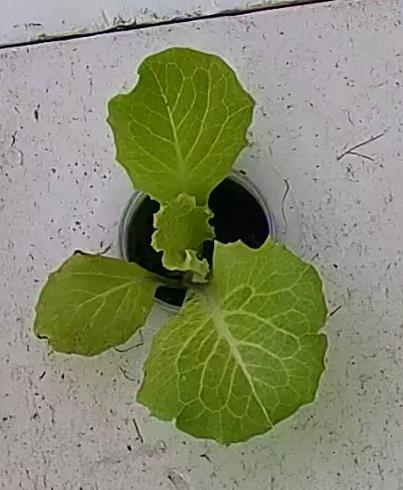
#> input picture image_data/Lettuce_Images/Healthier/Healthier_0036.jpg, 403 x 490 px
$ python -i lettuce.py   (imports and definitions only)   (older library calls are emulated)
#> lines starting #> are read from the running program, lines starting #| are printed output that depends on the picture; after the words box and inside, x2 and y2 are one past the last pixel; in counts of white or black regions, pixels touching at a corner belong together
### ml/features/common.py
"""Shared image feature extraction utilities (T5-002).

Adheres to TECH_RULES and Canonical Overview §16:
1. Single Image Loader: Loads images strictly into RGB channel order, documenting
   channel conventions explicitly to prevent the OpenCV BGR-vs-RGB channel-inversion bug.
2. Mask-Aware Pixel Selection: Selects foreground pixels from binary masks (e.g. SAM 2.1),
   with strict validation against empty masks or shape mismatches.
3. Strict NaN/Inf Policy: Non-finite features (NaN or Inf) raise a typed NonFiniteFeatureError;
   a failed feature is NEVER silently replaced by 0.
4. FeatureVector Container: Standardized feature representation attaching mandatory
   `schema_version`, ordered feature names, and extraction configuration to every vector.
"""

from __future__ import annotations

import json
from collections.abc import Mapping, Sequence
from dataclasses import dataclass, field
from pathlib import Path
from typing import Any

import cv2
import numpy as np

# Current semantic version for extracted image features schema
DEFAULT_FEATURE_SCHEMA_VERSION = "1.0.0"


# ==============================================================================
# Typed Exceptions
# ==============================================================================


class FeatureExtractionError(ValueError):
    """Base exception for all feature extraction and image preparation failures."""


class NonFiniteFeatureError(FeatureExtractionError):
    """Raised when a computed feature is NaN or +/-Inf.

    Per Overview §16 and TECH_RULES, failed features must raise an explicit
    error and must NEVER be silently imputed with 0.
    """

    # [11 lines left out: function __init__, not called in this run]


class ImageLoadError(FeatureExtractionError):
    """Raised when an image cannot be read, decoded, or has invalid dimensions."""


class EmptyMaskError(FeatureExtractionError):
    """Raised when a provided segmentation mask contains zero foreground pixels."""


class DimensionMismatchError(FeatureExtractionError):
    """Raised when image and segmentation mask spatial dimensions do not match."""


class ZeroPerimeterError(FeatureExtractionError):
    """Raised when leaf contour perimeter is zero, non-positive, or cannot be computed."""


class DegenerateContourError(FeatureExtractionError):
    """Raised when leaf contour is degenerate (e.g. zero convex hull area, colinear points)."""


# ==============================================================================
# Single Image Loader
# ==============================================================================


# [90 lines left out: function load_image, not called in this run]


# ==============================================================================
# Mask-Aware Pixel Selection
# ==============================================================================


def select_masked_pixels(
    image: np.ndarray,
    mask: np.ndarray | None = None,
    return_flat: bool = True,
) -> np.ndarray:
    """Select foreground leaf pixels using an optional binary segmentation mask.

    Args:
        image: RGB image array of shape (H, W, 3).
        mask: Optional binary mask array of shape (H, W). Non-zero or True entries
            indicate valid foreground leaf pixels.
        return_flat: If True, returns a 2D array of shape (K, 3) containing only the
            foreground pixels. If False, returns a 3D array of shape (H, W, 3) where
            background pixels outside the mask are zeroed.

    Returns:
        np.ndarray: Masked pixels (either flat (K, 3) or spatial (H, W, 3)).

    Raises:
        DimensionMismatchError: If mask spatial dimensions do not match image.
        EmptyMaskError: If the mask contains 0 positive foreground pixels.
    """
    if image.ndim != 3 or image.shape[2] != 3:
        raise ImageLoadError(
            f"Expected 3-channel RGB image (H, W, 3), got shape {image.shape}"
        )

    if mask is None:
        if return_flat:
            return image.reshape(-1, 3)
        return image.copy()

    # Validate mask dimensions
    if mask.ndim != 2:
        raise DimensionMismatchError(
            f"Expected 2D mask array (H, W), got {mask.ndim}D shape {mask.shape}"
        )

    if mask.shape[:2] != image.shape[:2]:
        raise DimensionMismatchError(
            f"Spatial dimension mismatch between image {image.shape[:2]} and mask {mask.shape[:2]}"
        )

    # Boolean foreground indicator
    binary_mask = mask.astype(bool) if mask.dtype != bool else mask
    num_foreground = int(np.count_nonzero(binary_mask))

    if num_foreground == 0:
        raise EmptyMaskError(
            "Segmentation mask is empty (0 foreground pixels). Cannot extract leaf features."
        )

    if return_flat:
        return image[binary_mask]  # Shape: (K, 3)

    # Spatial return: zero out background
    masked_spatial = np.zeros_like(image)
    masked_spatial[binary_mask] = image[binary_mask]
    return masked_spatial


# ==============================================================================
# NaN / Inf Validation
# ==============================================================================


def assert_finite_features(
    features: Mapping[str, float] | Sequence[float],
    feature_names: Sequence[str] | None = None,
) -> None:
    """Verify that all feature values are strictly finite numbers.

    Per Acceptance Criterion 2 and Overview §16:
    A failed feature raises an explicit NonFiniteFeatureError; it is NEVER
    silently replaced by 0.

    Args:
        features: Mapping of name->value or Sequence of numeric values.
        feature_names: Optional ordered names if features is passed as a sequence.

    Raises:
        NonFiniteFeatureError: If any feature value is NaN, +Inf, or -Inf.
    """
    if isinstance(features, Mapping):
        for name, val in features.items():
            if val is None or np.isnan(val) or np.isinf(val):
                raise NonFiniteFeatureError(
                    feature_name=name,
                    value=float("nan") if val is None or np.isnan(val) else float(val),
                )
    else:
        values = list(features)
        names = (
            list(feature_names)
            if feature_names is not None
            else [f"feature_{i}" for i in range(len(values))]
        )
        if len(names) != len(values):
            raise ValueError(
                f"Length mismatch: {len(names)} names vs {len(values)} values."
            )

        for name, val in zip(names, values):
            if val is None or np.isnan(val) or np.isinf(val):
                raise NonFiniteFeatureError(
                    feature_name=name,
                    value=float("nan") if val is None or np.isnan(val) else float(val),
                )


# ==============================================================================
# Standardized FeatureVector Container
# ==============================================================================


@dataclass
class FeatureVector:
    """Standardized image feature extraction container (Acceptance Criterion 3).

    Attributes:
        values: 1D sequence or array of numerical feature values.
        feature_names: Exact ordered names corresponding to values.
        schema_version: Semantic version of the feature schema (mandatory).
        crop: Optional crop family identifier ('lettuce', 'spinach', 'tomato').
        extraction_config: Extraction hyperparameters (HSV bounds, GLCM levels, etc.).
        metadata: Arbitrary provenance and audit metadata.
    """

    values: list[float]
    feature_names: list[str]
    schema_version: str = DEFAULT_FEATURE_SCHEMA_VERSION
    crop: str | None = None
    extraction_config: dict[str, Any] = field(default_factory=dict)
    metadata: dict[str, Any] = field(default_factory=dict)

    def __post_init__(self) -> None:
        # 1. Enforce non-empty schema version
        if not self.schema_version or not str(self.schema_version).strip():
            raise ValueError(
                "FeatureVector requires a non-empty schema_version string."
            )

        # 2. Check length consistency
        if len(self.values) != len(self.feature_names):
            raise ValueError(
                f"Dimension mismatch in FeatureVector: {len(self.values)} values "
                f"but {len(self.feature_names)} feature_names."
            )

        # 3. Cast values to Python float
        self.values = [float(v) for v in self.values]
        self.feature_names = [str(n) for n in self.feature_names]

        # 4. Strict NaN/Inf check (Criterion 2)
        assert_finite_features(self.values, self.feature_names)

    def to_dict(self) -> dict[str, float]:
        """Return an ordered dictionary mapping feature names to their values."""
        return dict(zip(self.feature_names, self.values))

    def to_numpy(self) -> np.ndarray:
        """Return feature values as a 1D float64 numpy array."""
        return np.array(self.values, dtype=np.float64)

    # [48 lines left out: functions to_json, from_dict, from_json, not called in this run]

### ml/features/spinach.py
"""Spinach leaf image feature extraction (6 features per Overview §16.2).

This module extracts the standardized 6-feature vector from segmented spinach leaf images:
1. exg_mean: Mean Excess Green index of foreground leaf pixels
2. exr_mean: Mean Excess Red index of foreground leaf pixels
3. yellow_pixel_ratio: Proportion of foreground pixels matching chlorotic yellow HSV bands
4. brown_pixel_ratio: Proportion of foreground pixels matching necrotic brown HSV bands
5. relative_leaf_area: Segmented leaf foreground area divided by total image pixels (H * W)
6. glcm_contrast: Second-order Gray-Level Co-occurrence Matrix contrast (quantized 32, distance 1, 4 angles)

================================================================================
Design Decisions & Contracts (T5-005)
================================================================================

1. Feature Ordering:
   Strictly follows Overview §16.2:
   ['exg_mean', 'exr_mean', 'yellow_pixel_ratio', 'brown_pixel_ratio', 'relative_leaf_area', 'glcm_contrast']

2. Relative Leaf Area Denominator:
   The denominator is explicitly defined as `total_image_pixels = H * W` (the total pixel area of the input frame):
   relative_leaf_area = count(foreground_pixels) / (image_height * image_width)
   This convention is stored in the extraction configuration metadata and guarantees
   scale-invariant canopy fraction measurements across cameras of known resolution.

3. Empty Mask Handling:
   If the segmentation mask contains zero foreground pixels (or is empty / False everywhere),
   feature extraction immediately raises a typed `EmptyMaskError`. No silent zeroing or
   dummy fallbacks are allowed.

4. Numerical Stability:
   Every feature value is strictly validated using `assert_finite_features` to guarantee
   no NaN or Inf values enter downstream pipelines.
"""

from __future__ import annotations

from dataclasses import asdict, dataclass

import cv2
import numpy as np

from ml.features.common import (
    DEFAULT_FEATURE_SCHEMA_VERSION,
    DimensionMismatchError,
    EmptyMaskError,
    FeatureVector,
    assert_finite_features,
    select_masked_pixels,
)
from ml.features.glcm import (
    DEFAULT_ANGLES,
    DEFAULT_DISTANCES,
    DEFAULT_LEVELS,
    DEFAULT_LOG_BASE,
    compute_glcm,
    compute_glcm_contrast,
)

# Canonical 6-feature ordering defined in Overview §16.2
SPINACH_FEATURE_NAMES: tuple[str, ...] = (
    "exg_mean",
    "exr_mean",
    "yellow_pixel_ratio",
    "brown_pixel_ratio",
    "relative_leaf_area",
    "glcm_contrast",
)


@dataclass(frozen=True)
class SpinachFeatureConfig:
    """Configuration for spinach feature extraction."""

    # Schema version
    schema_version: str = DEFAULT_FEATURE_SCHEMA_VERSION

    # Relative leaf area denominator convention
    relative_leaf_area_denominator: str = "total_image_pixels (H * W)"

    # HSV thresholds for yellow (chlorosis) detection:
    # In OpenCV HSV: H in [0, 180], S in [0, 255], V in [0, 255]
    # Yellow hue is ~60 deg, which corresponds to H ~ 20..35 in OpenCV scale
    yellow_hue_min: float = 18.0
    yellow_hue_max: float = 38.0
    yellow_sat_min: float = 40.0
    yellow_sat_max: float = 255.0
    yellow_val_min: float = 50.0
    yellow_val_max: float = 255.0

    # HSV thresholds for brown (necrosis) detection:
    # Low-to-moderate orange/brown hue, moderate saturation, low-to-medium value
    brown_hue_min: float = 5.0
    brown_hue_max: float = 22.0
    brown_sat_min: float = 30.0
    brown_sat_max: float = 255.0
    brown_val_min: float = 20.0
    brown_val_max: float = 160.0

    # GLCM settings
    glcm_levels: int = DEFAULT_LEVELS
    glcm_distances: tuple[int, ...] = DEFAULT_DISTANCES
    glcm_angles: tuple[float, ...] = DEFAULT_ANGLES
    glcm_log_base: float = DEFAULT_LOG_BASE

    # [8 lines left out: function to_dict, not called in this run]


DEFAULT_SPINACH_CONFIG = SpinachFeatureConfig()


def compute_excess_green(rgb_pixels: np.ndarray) -> np.ndarray:
    """Compute Excess Green index (ExG = 2g - r - b) for RGB pixel arrays.

    Parameters
    ----------
    rgb_pixels : np.ndarray
        Array of shape (N, 3) with RGB values in [0..255] (uint8) or [0..1] (float).

    Returns
    -------
    np.ndarray
        1D float64 array of ExG values for each pixel.
    """
    if rgb_pixels.size == 0:
        return np.empty(0, dtype=np.float64)

    # Convert to float64 normalized chromaticity coordinates
    pixels = rgb_pixels.astype(np.float64)
    if np.nanmax(pixels) > 1.0:
        # Scale to [0, 1]
        pixels /= 255.0

    r = pixels[:, 0]
    g = pixels[:, 1]
    b = pixels[:, 2]

    sum_rgb = r + g + b
    # Avoid division by zero on pitch-black pixels
    eps = 1e-6
    valid = sum_rgb > eps

    r_norm = np.zeros_like(r)
    g_norm = np.zeros_like(g)
    b_norm = np.zeros_like(b)

    r_norm[valid] = r[valid] / sum_rgb[valid]
    g_norm[valid] = g[valid] / sum_rgb[valid]
    b_norm[valid] = b[valid] / sum_rgb[valid]

    # ExG = 2 * g - r - b
    return 2.0 * g_norm - r_norm - b_norm


def compute_excess_red(rgb_pixels: np.ndarray) -> np.ndarray:
    """Compute Excess Red index (ExR = 1.4r - g) for RGB pixel arrays.

    Parameters
    ----------
    rgb_pixels : np.ndarray
        Array of shape (N, 3) with RGB values in [0..255] (uint8) or [0..1] (float).

    Returns
    -------
    np.ndarray
        1D float64 array of ExR values for each pixel.
    """
    if rgb_pixels.size == 0:
        return np.empty(0, dtype=np.float64)

    pixels = rgb_pixels.astype(np.float64)
    if np.nanmax(pixels) > 1.0:
        pixels /= 255.0

    r = pixels[:, 0]
    g = pixels[:, 1]
    b = pixels[:, 2]

    sum_rgb = r + g + b
    eps = 1e-6
    valid = sum_rgb > eps

    r_norm = np.zeros_like(r)
    g_norm = np.zeros_like(g)

    r_norm[valid] = r[valid] / sum_rgb[valid]
    g_norm[valid] = g[valid] / sum_rgb[valid]

    # ExR = 1.4 * r - g (Meyer & Neto standard agronomic definition)
    return 1.4 * r_norm - g_norm


def compute_hsv_ratio(
    rgb_pixels: np.ndarray,
    hue_range: tuple[float, float],
    sat_range: tuple[float, float],
    val_range: tuple[float, float],
) -> float:
    """Compute the fraction of foreground pixels falling within specified HSV bounds.

    Parameters
    ----------
    rgb_pixels : np.ndarray
        Foreground pixels of shape (N, 3) with RGB values in [0..255] (uint8).
    hue_range : Tuple[float, float]
        (min_hue, max_hue) in OpenCV [0, 180] scale.
    sat_range : Tuple[float, float]
        (min_sat, max_sat) in OpenCV [0, 255] scale.
    val_range : Tuple[float, float]
        (min_val, max_val) in OpenCV [0, 255] scale.

    Returns
    -------
    float
        Ratio in [0.0, 1.0].
    """
    n_pixels = len(rgb_pixels)
    if n_pixels == 0:
        return 0.0

    # Ensure uint8 for cv2.cvtColor
    if np.issubdtype(rgb_pixels.dtype, np.floating):
        if np.nanmax(rgb_pixels) <= 1.0 + 1e-6:
            pixels_uint8 = np.clip(rgb_pixels * 255.0, 0, 255).astype(np.uint8)
        else:
            pixels_uint8 = np.clip(rgb_pixels, 0, 255).astype(np.uint8)
    else:
        pixels_uint8 = rgb_pixels.astype(np.uint8)

    # Reshape (N, 1, 3) to convert from RGB to HSV using OpenCV
    pixels_rgb = pixels_uint8.reshape(-1, 1, 3)
    pixels_hsv = cv2.cvtColor(pixels_rgb, cv2.COLOR_RGB2HSV).reshape(-1, 3)

    h = pixels_hsv[:, 0].astype(np.float64)
    s = pixels_hsv[:, 1].astype(np.float64)
    v = pixels_hsv[:, 2].astype(np.float64)

    h_min, h_max = hue_range
    s_min, s_max = sat_range
    v_min, v_max = val_range

    mask_h = (h >= h_min) & (h <= h_max)
    mask_s = (s >= s_min) & (s <= s_max)
    mask_v = (v >= v_min) & (v <= v_max)

    matching_count = int(np.sum(mask_h & mask_s & mask_v))
    return float(matching_count / n_pixels)


# [148 lines left out: function extract_spinach_features, not called in this run]

### ml/features/lettuce.py
"""Lettuce leaf image feature extraction (7 features per Overview §16.1).

This module extracts the standardized 7-feature vector from individual lettuce leaf crop images:
1. exg_mean: Mean Excess Green index of foreground leaf pixels (2g - r - b)
2. exr_mean: Mean Excess Red index of foreground leaf pixels (1.4r - g)
3. yellow_pixel_ratio: Proportion of foreground pixels matching chlorotic yellow HSV bounds
4. brown_pixel_ratio: Proportion of foreground pixels matching necrotic brown HSV bounds
5. mean_hue: Mean hue channel intensity of foreground leaf pixels in OpenCV scale [0, 180]
6. mean_saturation: Mean saturation channel intensity of foreground leaf pixels in OpenCV scale [0, 255]
7. contour_compactness: Isoperimetric quotient = 4 * pi * Area / (Perimeter^2)

================================================================================
Design Decisions & Contracts (T5-004)
================================================================================

1. Feature Ordering & Naming:
   Strictly follows Overview §16.1:
   ['exg_mean', 'exr_mean', 'yellow_pixel_ratio', 'brown_pixel_ratio',
    'mean_hue', 'mean_saturation', 'contour_compactness']

2. Configurable HSV Thresholds:
   HSV thresholds for chlorotic yellow and necrotic brown are NOT hard-coded.
   They are encapsulated in `LettuceFeatureConfig` and persisted with each
   extracted `FeatureVector` in `extraction_config` for complete provenance.

3. Zero Perimeter Handling:
   Per Overview §16.1 and TECH_RULES, if the leaf contour perimeter is zero or
   non-positive (e.g. single isolated pixel or degenerate geometry), an explicit
   `ZeroPerimeterError` is raised. Features are never silently replaced by 0.

4. Numerical Stability & Validation:
   Every feature value is validated using `assert_finite_features` to guarantee
   no NaN or +/-Inf enters downstream models.
"""

from __future__ import annotations

from dataclasses import asdict, dataclass

import cv2
import numpy as np

from ml.features.common import (
    DEFAULT_FEATURE_SCHEMA_VERSION,
    DimensionMismatchError,
    EmptyMaskError,
    FeatureVector,
    ZeroPerimeterError,
    assert_finite_features,
    select_masked_pixels,
)
from ml.features.spinach import (
    compute_excess_green,
    compute_excess_red,
    compute_hsv_ratio,
)

# Canonical 7-feature ordering defined in Overview §16.1
LETTUCE_FEATURE_NAMES: tuple[str, ...] = (
    "exg_mean",
    "exr_mean",
    "yellow_pixel_ratio",
    "brown_pixel_ratio",
    "mean_hue",
    "mean_saturation",
    "contour_compactness",
)


@dataclass(frozen=True)
class LettuceFeatureConfig:
    """Configuration for lettuce feature extraction.

    All color thresholds are configurable and serialized into extraction metadata.
    """

    schema_version: str = DEFAULT_FEATURE_SCHEMA_VERSION

    # HSV thresholds for chlorotic yellow detection:
    # In OpenCV HSV: H in [0, 180], S in [0, 255], V in [0, 255]
    yellow_hue_min: float = 18.0
    yellow_hue_max: float = 38.0
    yellow_sat_min: float = 40.0
    yellow_sat_max: float = 255.0
    yellow_val_min: float = 50.0
    yellow_val_max: float = 255.0

    # HSV thresholds for necrotic brown detection:
    brown_hue_min: float = 5.0
    brown_hue_max: float = 22.0
    brown_sat_min: float = 30.0
    brown_sat_max: float = 255.0
    brown_val_min: float = 20.0
    brown_val_max: float = 160.0

    # [6 lines left out: function to_dict, not called in this run]


DEFAULT_LETTUCE_CONFIG = LettuceFeatureConfig()


# [227 lines left out: functions compute_mean_hue_and_saturation, compute_contour_compactness, extract_lettuce_features, not called in this run]

>>> import cv2
>>> picture = cv2.cvtColor(cv2.imread('../../image_data/Lettuce_Images/Healthier/Healthier_0036.jpg'), cv2.COLOR_BGR2RGB)
>>> result = extract_lettuce_features(picture)
#> in extract_lettuce_features, `gray = cv2.cvtColor(image, cv2.COLOR_RGB2GRAY)`:
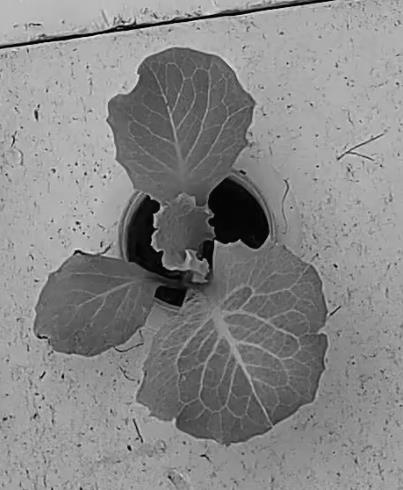
#> gray: shape (490, 403); min 0, max 236, mean 135.1
#> in extract_lettuce_features, `_, thresh = cv2.threshold(gray, 0, 255, cv2.THRESH_BINARY + cv2.THRESH..`:
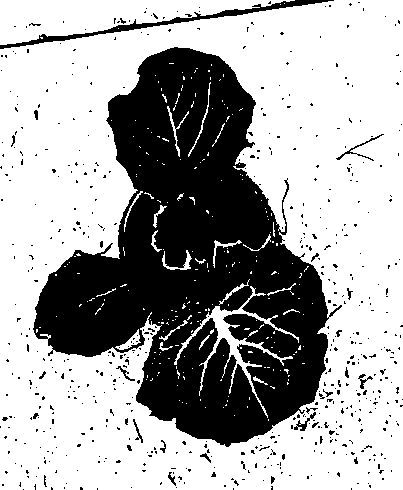
#> thresh: shape (490, 403); 65.8% white; 585 black regions (563 under 20 px), largest, box (x1, y1, x2, y2) and area: (33, 47, 342, 447) 62612, (0, 0, 334, 49) 1513, (336, 134, 384, 161) 131
#> in extract_lettuce_features, `foreground_count = int(np.sum(binary_mask))`: foreground_count = 129960
#> (the rest of the program and of its run is left out)
